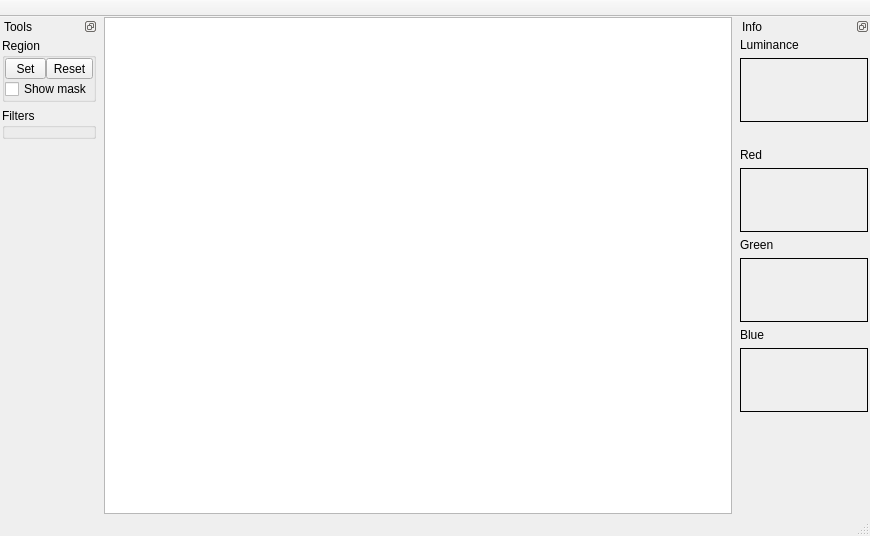
<?xml version="1.0" encoding="UTF-8"?>
<ui version="4.0">
 <class>MainWindow</class>
 <widget class="QMainWindow" name="MainWindow">
  <property name="geometry">
   <rect>
    <x>0</x>
    <y>0</y>
    <width>870</width>
    <height>536</height>
   </rect>
  </property>
  <property name="windowTitle">
   <string>Image Editor</string>
  </property>
  <property name="dockOptions">
   <set>QMainWindow::AllowNestedDocks|QMainWindow::AllowTabbedDocks|QMainWindow::AnimatedDocks</set>
  </property>
  <widget class="QWidget" name="centralWidget">
   <layout class="QVBoxLayout" name="verticalLayout">
    <property name="margin">
     <number>0</number>
    </property>
    <item>
     <widget class="QGraphicsView" name="graphicsView"/>
    </item>
   </layout>
  </widget>
  <widget class="QDockWidget" name="dockTools">
   <property name="features">
    <set>QDockWidget::DockWidgetFloatable|QDockWidget::DockWidgetMovable</set>
   </property>
   <property name="allowedAreas">
    <set>Qt::LeftDockWidgetArea|Qt::RightDockWidgetArea</set>
   </property>
   <property name="windowTitle">
    <string>Tools</string>
   </property>
   <attribute name="dockWidgetArea">
    <number>1</number>
   </attribute>
   <widget class="QWidget" name="dockToolsContents">
    <property name="sizePolicy">
     <sizepolicy hsizetype="Maximum" vsizetype="Preferred">
      <horstretch>0</horstretch>
      <verstretch>0</verstretch>
     </sizepolicy>
    </property>
    <layout class="QVBoxLayout" name="verticalLayout_2">
     <property name="margin">
      <number>2</number>
     </property>
     <item>
      <widget class="QGroupBox" name="regionBox">
       <property name="title">
        <string>Region</string>
       </property>
       <layout class="QVBoxLayout" name="verticalLayout_3">
        <property name="spacing">
         <number>0</number>
        </property>
        <property name="margin">
         <number>0</number>
        </property>
        <item>
         <layout class="QHBoxLayout" name="horizontalLayout_2">
          <property name="spacing">
           <number>0</number>
          </property>
          <item>
           <widget class="QToolButton" name="btnSetMask">
            <property name="sizePolicy">
             <sizepolicy hsizetype="Preferred" vsizetype="Fixed">
              <horstretch>0</horstretch>
              <verstretch>0</verstretch>
             </sizepolicy>
            </property>
            <property name="text">
             <string>Set</string>
            </property>
            <property name="checkable">
             <bool>true</bool>
            </property>
           </widget>
          </item>
          <item>
           <widget class="QToolButton" name="btnResetMask">
            <property name="sizePolicy">
             <sizepolicy hsizetype="Preferred" vsizetype="Fixed">
              <horstretch>0</horstretch>
              <verstretch>0</verstretch>
             </sizepolicy>
            </property>
            <property name="text">
             <string>Reset</string>
            </property>
           </widget>
          </item>
         </layout>
        </item>
        <item>
         <widget class="QCheckBox" name="chkShowMask">
          <property name="text">
           <string>Show mask</string>
          </property>
         </widget>
        </item>
       </layout>
      </widget>
     </item>
     <item>
      <widget class="QGroupBox" name="filtersBox">
       <property name="title">
        <string>Filters</string>
       </property>
       <layout class="QVBoxLayout" name="filtersLayout">
        <property name="spacing">
         <number>0</number>
        </property>
        <property name="margin">
         <number>0</number>
        </property>
       </layout>
      </widget>
     </item>
     <item>
      <spacer name="verticalSpacer">
       <property name="orientation">
        <enum>Qt::Vertical</enum>
       </property>
       <property name="sizeHint" stdset="0">
        <size>
         <width>20</width>
         <height>40</height>
        </size>
       </property>
      </spacer>
     </item>
    </layout>
   </widget>
  </widget>
  <widget class="QDockWidget" name="dockInfo">
   <property name="sizePolicy">
    <sizepolicy hsizetype="Maximum" vsizetype="Preferred">
     <horstretch>0</horstretch>
     <verstretch>0</verstretch>
    </sizepolicy>
   </property>
   <property name="features">
    <set>QDockWidget::DockWidgetFloatable|QDockWidget::DockWidgetMovable</set>
   </property>
   <property name="allowedAreas">
    <set>Qt::LeftDockWidgetArea|Qt::RightDockWidgetArea</set>
   </property>
   <property name="windowTitle">
    <string>Info</string>
   </property>
   <attribute name="dockWidgetArea">
    <number>2</number>
   </attribute>
   <widget class="QWidget" name="dockInfoContents">
    <property name="sizePolicy">
     <sizepolicy hsizetype="Fixed" vsizetype="Preferred">
      <horstretch>0</horstretch>
      <verstretch>0</verstretch>
     </sizepolicy>
    </property>
    <layout class="QVBoxLayout" name="verticalLayout_4">
     <property name="margin">
      <number>2</number>
     </property>
     <item>
      <widget class="QLabel" name="lblLuminance">
       <property name="text">
        <string>Luminance</string>
       </property>
      </widget>
     </item>
     <item>
      <widget class="QFrame" name="frmLuminance">
       <property name="sizePolicy">
        <sizepolicy hsizetype="Fixed" vsizetype="Fixed">
         <horstretch>0</horstretch>
         <verstretch>0</verstretch>
        </sizepolicy>
       </property>
       <property name="minimumSize">
        <size>
         <width>128</width>
         <height>64</height>
        </size>
       </property>
       <property name="palette">
        <palette>
         <active>
          <colorrole role="Base">
           <brush brushstyle="SolidPattern">
            <color alpha="255">
             <red>255</red>
             <green>255</green>
             <blue>255</blue>
            </color>
           </brush>
          </colorrole>
          <colorrole role="Window">
           <brush brushstyle="SolidPattern">
            <color alpha="255">
             <red>0</red>
             <green>0</green>
             <blue>0</blue>
            </color>
           </brush>
          </colorrole>
         </active>
         <inactive>
          <colorrole role="Base">
           <brush brushstyle="SolidPattern">
            <color alpha="255">
             <red>255</red>
             <green>255</green>
             <blue>255</blue>
            </color>
           </brush>
          </colorrole>
          <colorrole role="Window">
           <brush brushstyle="SolidPattern">
            <color alpha="255">
             <red>0</red>
             <green>0</green>
             <blue>0</blue>
            </color>
           </brush>
          </colorrole>
         </inactive>
         <disabled>
          <colorrole role="Base">
           <brush brushstyle="SolidPattern">
            <color alpha="255">
             <red>0</red>
             <green>0</green>
             <blue>0</blue>
            </color>
           </brush>
          </colorrole>
          <colorrole role="Window">
           <brush brushstyle="SolidPattern">
            <color alpha="255">
             <red>0</red>
             <green>0</green>
             <blue>0</blue>
            </color>
           </brush>
          </colorrole>
         </disabled>
        </palette>
       </property>
       <property name="frameShape">
        <enum>QFrame::StyledPanel</enum>
       </property>
       <property name="frameShadow">
        <enum>QFrame::Sunken</enum>
       </property>
       <layout class="QHBoxLayout" name="horizontalLayout_6">
        <property name="spacing">
         <number>0</number>
        </property>
        <property name="margin">
         <number>0</number>
        </property>
        <item>
         <widget class="QLabel" name="hstLuminance">
          <property name="sizePolicy">
           <sizepolicy hsizetype="Preferred" vsizetype="Fixed">
            <horstretch>0</horstretch>
            <verstretch>0</verstretch>
           </sizepolicy>
          </property>
          <property name="text">
           <string/>
          </property>
         </widget>
        </item>
       </layout>
      </widget>
     </item>
     <item>
      <spacer name="verticalSpacer_3">
       <property name="orientation">
        <enum>Qt::Vertical</enum>
       </property>
       <property name="sizeType">
        <enum>QSizePolicy::Fixed</enum>
       </property>
       <property name="sizeHint" stdset="0">
        <size>
         <width>20</width>
         <height>20</height>
        </size>
       </property>
      </spacer>
     </item>
     <item>
      <widget class="QLabel" name="lblRed">
       <property name="text">
        <string>Red</string>
       </property>
      </widget>
     </item>
     <item>
      <widget class="QFrame" name="frmRed">
       <property name="sizePolicy">
        <sizepolicy hsizetype="Fixed" vsizetype="Fixed">
         <horstretch>0</horstretch>
         <verstretch>0</verstretch>
        </sizepolicy>
       </property>
       <property name="minimumSize">
        <size>
         <width>128</width>
         <height>64</height>
        </size>
       </property>
       <property name="palette">
        <palette>
         <active>
          <colorrole role="Base">
           <brush brushstyle="SolidPattern">
            <color alpha="255">
             <red>255</red>
             <green>255</green>
             <blue>255</blue>
            </color>
           </brush>
          </colorrole>
          <colorrole role="Window">
           <brush brushstyle="SolidPattern">
            <color alpha="255">
             <red>0</red>
             <green>0</green>
             <blue>0</blue>
            </color>
           </brush>
          </colorrole>
         </active>
         <inactive>
          <colorrole role="Base">
           <brush brushstyle="SolidPattern">
            <color alpha="255">
             <red>255</red>
             <green>255</green>
             <blue>255</blue>
            </color>
           </brush>
          </colorrole>
          <colorrole role="Window">
           <brush brushstyle="SolidPattern">
            <color alpha="255">
             <red>0</red>
             <green>0</green>
             <blue>0</blue>
            </color>
           </brush>
          </colorrole>
         </inactive>
         <disabled>
          <colorrole role="Base">
           <brush brushstyle="SolidPattern">
            <color alpha="255">
             <red>0</red>
             <green>0</green>
             <blue>0</blue>
            </color>
           </brush>
          </colorrole>
          <colorrole role="Window">
           <brush brushstyle="SolidPattern">
            <color alpha="255">
             <red>0</red>
             <green>0</green>
             <blue>0</blue>
            </color>
           </brush>
          </colorrole>
         </disabled>
        </palette>
       </property>
       <property name="frameShape">
        <enum>QFrame::StyledPanel</enum>
       </property>
       <property name="frameShadow">
        <enum>QFrame::Sunken</enum>
       </property>
       <layout class="QHBoxLayout" name="horizontalLayout_3">
        <property name="spacing">
         <number>0</number>
        </property>
        <property name="margin">
         <number>0</number>
        </property>
        <item>
         <widget class="QLabel" name="hstRed">
          <property name="sizePolicy">
           <sizepolicy hsizetype="Preferred" vsizetype="Fixed">
            <horstretch>0</horstretch>
            <verstretch>0</verstretch>
           </sizepolicy>
          </property>
          <property name="text">
           <string/>
          </property>
         </widget>
        </item>
       </layout>
      </widget>
     </item>
     <item>
      <widget class="QLabel" name="lblGreen">
       <property name="text">
        <string>Green</string>
       </property>
      </widget>
     </item>
     <item>
      <widget class="QFrame" name="frmGreen">
       <property name="sizePolicy">
        <sizepolicy hsizetype="Fixed" vsizetype="Fixed">
         <horstretch>0</horstretch>
         <verstretch>0</verstretch>
        </sizepolicy>
       </property>
       <property name="minimumSize">
        <size>
         <width>128</width>
         <height>64</height>
        </size>
       </property>
       <property name="palette">
        <palette>
         <active>
          <colorrole role="Base">
           <brush brushstyle="SolidPattern">
            <color alpha="255">
             <red>255</red>
             <green>255</green>
             <blue>255</blue>
            </color>
           </brush>
          </colorrole>
          <colorrole role="Window">
           <brush brushstyle="SolidPattern">
            <color alpha="255">
             <red>0</red>
             <green>0</green>
             <blue>0</blue>
            </color>
           </brush>
          </colorrole>
         </active>
         <inactive>
          <colorrole role="Base">
           <brush brushstyle="SolidPattern">
            <color alpha="255">
             <red>255</red>
             <green>255</green>
             <blue>255</blue>
            </color>
           </brush>
          </colorrole>
          <colorrole role="Window">
           <brush brushstyle="SolidPattern">
            <color alpha="255">
             <red>0</red>
             <green>0</green>
             <blue>0</blue>
            </color>
           </brush>
          </colorrole>
         </inactive>
         <disabled>
          <colorrole role="Base">
           <brush brushstyle="SolidPattern">
            <color alpha="255">
             <red>0</red>
             <green>0</green>
             <blue>0</blue>
            </color>
           </brush>
          </colorrole>
          <colorrole role="Window">
           <brush brushstyle="SolidPattern">
            <color alpha="255">
             <red>0</red>
             <green>0</green>
             <blue>0</blue>
            </color>
           </brush>
          </colorrole>
         </disabled>
        </palette>
       </property>
       <property name="frameShape">
        <enum>QFrame::StyledPanel</enum>
       </property>
       <property name="frameShadow">
        <enum>QFrame::Sunken</enum>
       </property>
       <layout class="QHBoxLayout" name="horizontalLayout_4">
        <property name="spacing">
         <number>0</number>
        </property>
        <property name="margin">
         <number>0</number>
        </property>
        <item>
         <widget class="QLabel" name="hstGreen">
          <property name="sizePolicy">
           <sizepolicy hsizetype="Preferred" vsizetype="Fixed">
            <horstretch>0</horstretch>
            <verstretch>0</verstretch>
           </sizepolicy>
          </property>
          <property name="text">
           <string/>
          </property>
         </widget>
        </item>
       </layout>
      </widget>
     </item>
     <item>
      <widget class="QLabel" name="lblBlue">
       <property name="text">
        <string>Blue</string>
       </property>
      </widget>
     </item>
     <item>
      <widget class="QFrame" name="frmBlue">
       <property name="sizePolicy">
        <sizepolicy hsizetype="Fixed" vsizetype="Fixed">
         <horstretch>0</horstretch>
         <verstretch>0</verstretch>
        </sizepolicy>
       </property>
       <property name="minimumSize">
        <size>
         <width>128</width>
         <height>64</height>
        </size>
       </property>
       <property name="palette">
        <palette>
         <active>
          <colorrole role="Base">
           <brush brushstyle="SolidPattern">
            <color alpha="255">
             <red>255</red>
             <green>255</green>
             <blue>255</blue>
            </color>
           </brush>
          </colorrole>
          <colorrole role="Window">
           <brush brushstyle="SolidPattern">
            <color alpha="255">
             <red>0</red>
             <green>0</green>
             <blue>0</blue>
            </color>
           </brush>
          </colorrole>
         </active>
         <inactive>
          <colorrole role="Base">
           <brush brushstyle="SolidPattern">
            <color alpha="255">
             <red>255</red>
             <green>255</green>
             <blue>255</blue>
            </color>
           </brush>
          </colorrole>
          <colorrole role="Window">
           <brush brushstyle="SolidPattern">
            <color alpha="255">
             <red>0</red>
             <green>0</green>
             <blue>0</blue>
            </color>
           </brush>
          </colorrole>
         </inactive>
         <disabled>
          <colorrole role="Base">
           <brush brushstyle="SolidPattern">
            <color alpha="255">
             <red>0</red>
             <green>0</green>
             <blue>0</blue>
            </color>
           </brush>
          </colorrole>
          <colorrole role="Window">
           <brush brushstyle="SolidPattern">
            <color alpha="255">
             <red>0</red>
             <green>0</green>
             <blue>0</blue>
            </color>
           </brush>
          </colorrole>
         </disabled>
        </palette>
       </property>
       <property name="frameShape">
        <enum>QFrame::StyledPanel</enum>
       </property>
       <property name="frameShadow">
        <enum>QFrame::Sunken</enum>
       </property>
       <layout class="QHBoxLayout" name="horizontalLayout_5">
        <property name="spacing">
         <number>0</number>
        </property>
        <property name="margin">
         <number>0</number>
        </property>
        <item>
         <widget class="QLabel" name="hstBlue">
          <property name="sizePolicy">
           <sizepolicy hsizetype="Preferred" vsizetype="Fixed">
            <horstretch>0</horstretch>
            <verstretch>0</verstretch>
           </sizepolicy>
          </property>
          <property name="text">
           <string/>
          </property>
         </widget>
        </item>
       </layout>
      </widget>
     </item>
     <item>
      <spacer name="verticalSpacer_2">
       <property name="orientation">
        <enum>Qt::Vertical</enum>
       </property>
       <property name="sizeHint" stdset="0">
        <size>
         <width>20</width>
         <height>40</height>
        </size>
       </property>
      </spacer>
     </item>
    </layout>
   </widget>
  </widget>
  <widget class="QToolBar" name="toolBar">
   <property name="windowTitle">
    <string>Main toolbar</string>
   </property>
   <property name="movable">
    <bool>false</bool>
   </property>
   <attribute name="toolBarArea">
    <enum>TopToolBarArea</enum>
   </attribute>
   <attribute name="toolBarBreak">
    <bool>false</bool>
   </attribute>
  </widget>
  <widget class="QStatusBar" name="statusBar"/>
 </widget>
 <layoutdefault spacing="6" margin="11"/>
 <resources/>
 <connections/>
</ui>
